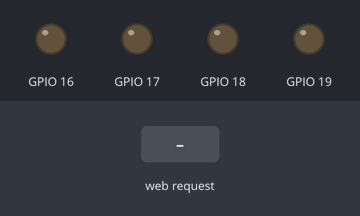
Simulated run of this sketch. Board: ESP32. Parts: output pins drawn as LEDs (lit = HIGH). The inputs (shaded band) are chosen by the test bench. WiFi joins after 1.5 s; servers stay silent unless stated; what the sketch prints to the serial monitor is not drawn.

Above: at 2.7 s.
2.8 s: HTTP request GET /?stop received
At 3.6 s:
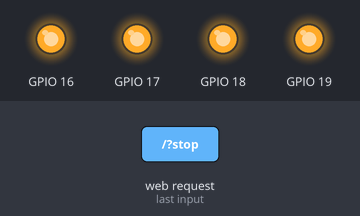
4.3 s: HTTP request GET /?go_ahead received
At 4.7 s:
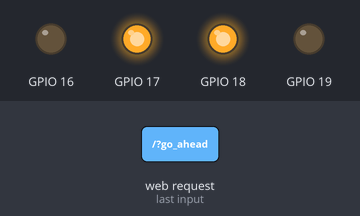
5.8 s: HTTP request GET /?turn_left received
At 7.0 s:
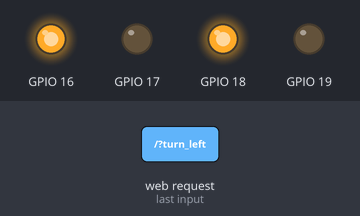
7.3 s: HTTP request GET /?turn_right received
At 8.2 s:
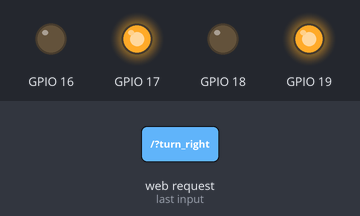
8.8 s: HTTP request GET /?back received
At 9.3 s:
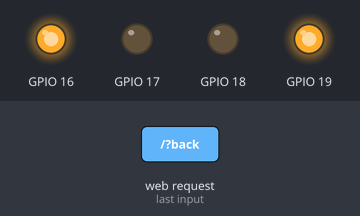
Timing chart, 0 to 11.3 s (numbered marks = the images above; inputs shaded):
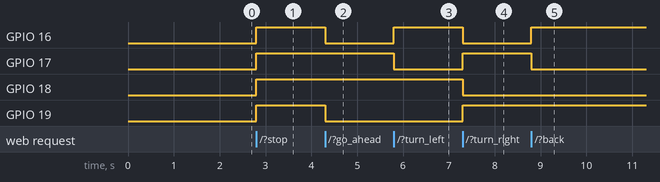

Measured:
- after the input at 2.8 s, GPIO 16–19: LOW → HIGH at once
- after the input at 4.3 s, GPIO 16, GPIO 19: HIGH → LOW at once
- after the input at 5.8 s, GPIO 16: LOW → HIGH at once; GPIO 17: HIGH → LOW at once
- after the input at 7.3 s, GPIO 16, GPIO 18: HIGH → LOW at once; GPIO 17, GPIO 19: LOW → HIGH at once
- after the input at 8.8 s, GPIO 16: LOW → HIGH at once; GPIO 17: HIGH → LOW at once

The sketch:

tankControlViahtml.ino
```cpp
#include <WiFi.h>

const char ssid[]="SSID";
const char passwd[] ="PASSWORD";
const char html[]=
"<!DOCTYPE html>\
<html>\
<head>\
<meta http-equiv=”refresh” content=0.1>\
<title>\
Tank control test\
</title>\
</head>\
<body>\
<h1>\
Tank control test\
</h1>\
<p>\
</p>\
<form method='get'>\
<input type='submit' name='stop' value='Stop' />\
<input type='submit' name='go_ahead' value='Go Ahead' />\
<input type='submit' name='turn_left' value='Turn Left' />\
<input type='submit' name='turn_right' value='Turn Right' />\
<input type='submit' name='back' value='Back' />\
</form>\
</body>\
</html>";

WiFiServer server(80);

void setup() {
  // put your setup code here, to run once:
  Serial.begin(115200);
  pinMode(16, OUTPUT);
  pinMode(17, OUTPUT);
  pinMode(18, OUTPUT);
  pinMode(19, OUTPUT);
  connectWiFi();

  server.begin();
}

void loop() {
  // put your main code here, to run repeatedly:
  if ( WiFi.status() == WL_DISCONNECTED ) {
        connectWiFi();
  }
  WiFiClient client = server.available();
  if (client) {
    Serial.println("new client");
    String currentLine = "";
    while(client.connected()){
      if(client.available()){
        char c = client.read();
        Serial.write(c);
        if(c == '\n'){
          if (currentLine.length() == 0){
            //getSoundVolume();
            client.println("HTTP/1.1 200 OK");
            client.println("Content-type:text/html");
            client.println();

            client.println(html);
            client.println();
            break;
          }else{
            currentLine = "";
          }
        }else if(c != '\r'){
          currentLine += c;
        }
        if(currentLine.endsWith("GET /?stop")){
          digitalWrite(16, HIGH);
          digitalWrite(17, HIGH);
          digitalWrite(18, HIGH);
          digitalWrite(19, HIGH);
        }
        if(currentLine.endsWith("GET /?go_ahead")){
          digitalWrite(16, LOW);
          digitalWrite(17, HIGH);
          digitalWrite(18, HIGH);
          digitalWrite(19, LOW);
        }
        if(currentLine.endsWith("GET /?turn_left")){
          digitalWrite(16, HIGH);
          digitalWrite(17, LOW);
          digitalWrite(18, HIGH);
          digitalWrite(19, LOW);
        }
        if(currentLine.endsWith("GET /?turn_right")){
          digitalWrite(16, LOW);
          digitalWrite(17, HIGH);
          digitalWrite(18, LOW);
          digitalWrite(19, HIGH);
        }
        if(currentLine.endsWith("GET /?back")){
          digitalWrite(16, HIGH);
          digitalWrite(17, LOW);
          digitalWrite(18, LOW);
          digitalWrite(19, HIGH);
        }

      }
    }
    client.stop();
    Serial.println("client disonnected");
  }
}

void connectWiFi() {
  WiFi.begin(ssid, passwd);
  Serial.print("WiFi connecting...");
  while(WiFi.status() != WL_CONNECTED) {
    Serial.print(".");
    delay(100);
  }
  Serial.print(" connected. ");
  Serial.println(WiFi.localIP());
}
```
